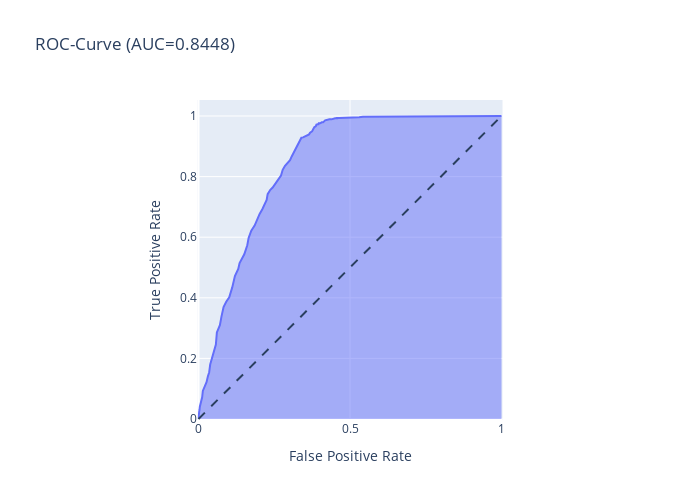

Notebook code cell kept with this figure:
### Code cell
### Undersampling ###
rand_for = RandomForestClassifier(n_jobs=-1, random_state=41)

rand_for.fit(X_train_under, y_train_under)

res = rand_for.predict(X_test_under)
resa = rand_for.predict_proba(X_test_under)[:,1]

confusion_matrix(y_test_under, res)
fpr, tpr, _ = roc_curve(y_test_under, resa)
auc_score = roc_auc_score(y_test_under, resa)


fig = px.area(
    x=fpr, y=tpr,
    title=f'ROC-Curve (AUC={auc(fpr, tpr):.4f})',
    labels=dict(x='False Positive Rate', y='True Positive Rate'),
    width=700, height=500
)


fig.add_shape(
    type='line', line=dict(dash='dash'),
    x0=0, x1=1, y0=0, y1=1
)


fig.update_yaxes(scaleanchor="x", scaleratio=1)
fig.update_xaxes(constrain='domain')

fig.show()

### Figure 1 — Plotly figure (JSON) as saved in the notebook; plotly's stock layout.template omitted (floating-point values rounded to 4 significant figures)
{"data": [{"hovertemplate": "False Positive Rate=%{x}<br>True Positive Rate=%{y}<extra></extra>", "legendgroup": "", "line": {"color": "#636efa"}, "marker": {"symbol": "circle"}, "mode": "lines", "name": "", "orientation": "v", "showlegend": false, "stackgroup": "1", "type": "scatter", "x": [0, 0, 0, 0, 0.002205, 0.003308, 0.00441, 0.00882, 0.01213, 0.01433, 0.02095, 0.02646, 0.03087, 0.03528, 0.03859, 0.04741, 0.05733, 0.06064, 0.07056, 0.07607, 0.08269, 0.09151, 0.1014, 0.1114, 0.1202, 0.1312, 0.1356, 0.151, 0.161, 0.1654, 0.1742, 0.1852, 0.1951, 0.2018, 0.2106, 0.2183, 0.2249, 0.2282, 0.237, 0.2448, 0.2536, 0.2624, 0.2723, 0.2778, 0.2856, 0.2955, 0.3021, 0.3076, 0.3131, 0.3164, 0.323, 0.3297, 0.3319, 0.3363, 0.3396, 0.3451, 0.3561, 0.3594, 0.3649, 0.3682, 0.3749, 0.3793, 0.3826, 0.387, 0.3881, 0.3892, 0.3936, 0.3958, 0.3969, 0.4013, 0.4068, 0.4112, 0.4179, 0.4223, 0.4267, 0.4322, 0.4388, 0.4454, 0.4487, 0.4509, 0.4576, 0.4576, 0.4642, 0.4664, 0.4697, 0.4741, 0.4807, 0.484, 0.4884, 0.4928, 0.4983, 0.5094, 0.5149, 0.5193, 0.5303, 0.5424, 0.5766, 1], "xaxis": "x", "y": [0, 0.001103, 0.00882, 0.01544, 0.02426, 0.02977, 0.04079, 0.05843, 0.07166, 0.09261, 0.1092, 0.1213, 0.14, 0.1544, 0.1797, 0.2128, 0.2459, 0.2856, 0.3098, 0.3396, 0.3693, 0.387, 0.4013, 0.4344, 0.4719, 0.495, 0.5149, 0.5436, 0.5733, 0.5976, 0.6218, 0.6384, 0.6637, 0.677, 0.6924, 0.7067, 0.7233, 0.742, 0.7563, 0.7641, 0.7751, 0.7894, 0.8037, 0.8225, 0.8357, 0.8479, 0.8545, 0.8666, 0.8776, 0.8853, 0.8931, 0.9085, 0.9151, 0.9206, 0.9283, 0.9294, 0.9361, 0.9383, 0.9394, 0.9449, 0.9493, 0.9581, 0.9636, 0.9658, 0.9702, 0.9713, 0.9724, 0.9724, 0.9757, 0.9757, 0.9791, 0.9791, 0.9857, 0.9868, 0.989, 0.989, 0.989, 0.9912, 0.9912, 0.9923, 0.9923, 0.9934, 0.9934, 0.9934, 0.9934, 0.9945, 0.9945, 0.9945, 0.9945, 0.9945, 0.9945, 0.9956, 0.9956, 0.9956, 0.9956, 0.9978, 0.9978, 1], "yaxis": "y"}], "layout": {"height": 500, "legend": {"tracegroupgap": 0}, "shapes": [{"line": {"dash": "dash"}, "type": "line", "x0": 0, "x1": 1, "y0": 0, "y1": 1}], "title": {"text": "ROC-Curve (AUC=0.8448)"}, "width": 700, "xaxis": {"anchor": "y", "constrain": "domain", "domain": [0, 1], "title": {"text": "False Positive Rate"}}, "yaxis": {"anchor": "x", "domain": [0, 1], "scaleanchor": "x", "scaleratio": 1, "title": {"text": "True Positive Rate"}}}}
